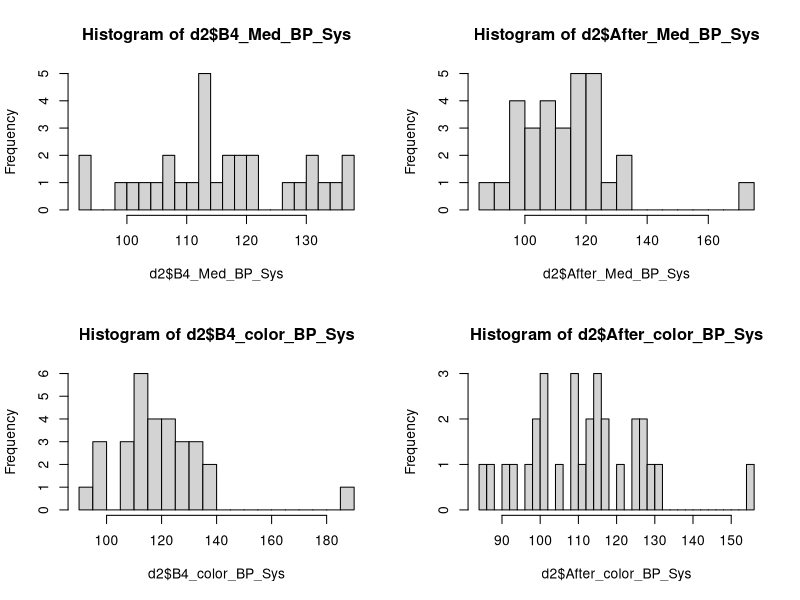
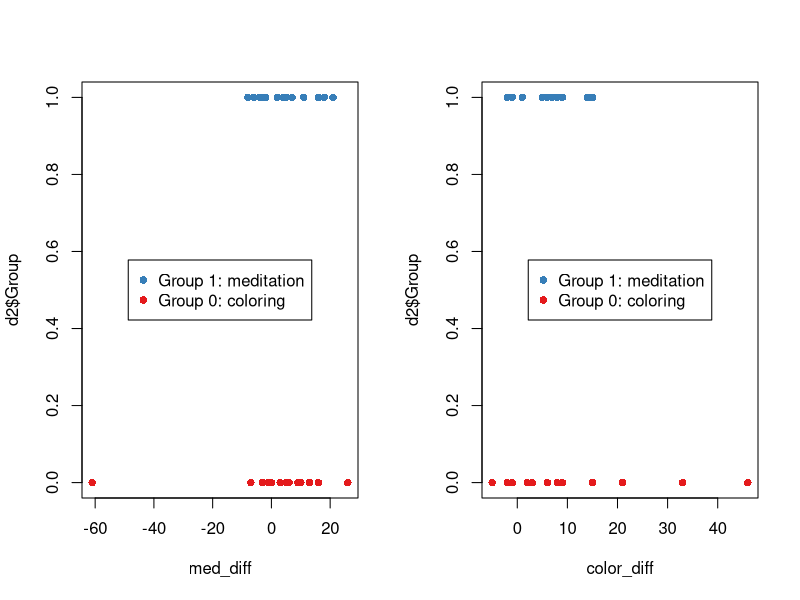
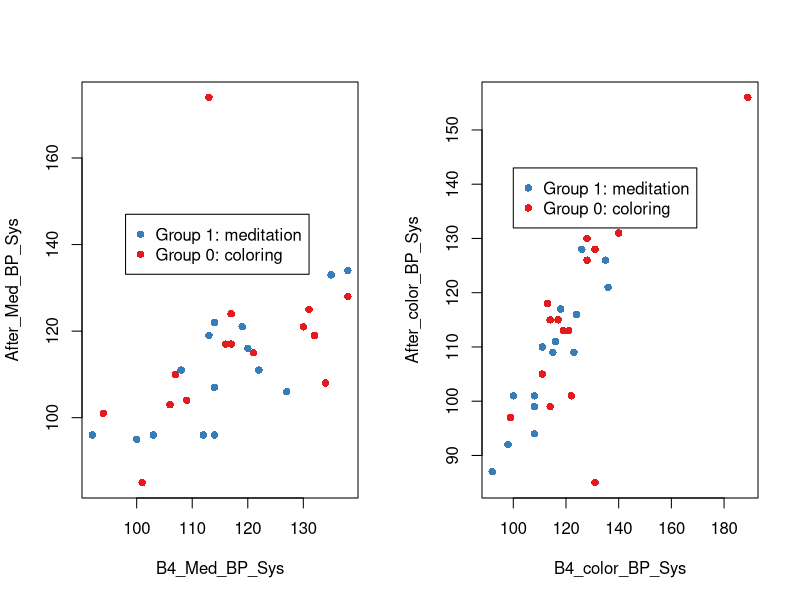

Write R code to recreate these figures, in order.
## ---- chunk 1
library(data.table)
library(sandwich)
library(lmtest)
## ---- chunk 2
d <- fread("../data/meditation.csv")
# Should be 30 subjects
nrow(d)
str(d)
#d[13]
d <- data.table(d)
# Reverse group number: 1 is meditation first (treatment), 0 is coloring 1st
d2 <- d[ , .(Group = ifelse(Group == 0, 1, 0), 
             Years_practice,
             hours_since_last_caffeinated_drink,
             is_online = ifelse(Online_in_person == 'O', 1, 0),
#             Pre_existing_blood_pressure,
             pre_existing_BP = ifelse(Pre_existing_blood_pressure == 'Low', 1, 
                                      ifelse(Pre_existing_blood_pressure == 'Avg', 1, 2)),
             B4_Med_BP_Sys,
             After_Med_BP_Sys,
             B4_color_BP_Sys,
             After_color_BP_Sys) ]

summary(d2)

#hist(d2$Group)
#hist(d2$is_online, breaks=30)
par(mfrow=c(2,2))
hist(d2$B4_Med_BP_Sys, breaks = 30)
hist(d2$After_Med_BP_Sys, breaks = 30)
hist(d2$B4_color_BP_Sys, breaks = 30)
hist(d2$After_color_BP_Sys, breaks = 30)

library(RColorBrewer)
#display.brewer.all()
cols<-brewer.pal(n=3,name="Set1")
# Note: Group 0 is treatment group!
cols_t1<-cols[d2$Group+1]
med_diff <- d2$B4_Med_BP_Sys - d2$After_Med_BP_Sys
color_diff <-  d2$B4_color_BP_Sys - d2$After_color_BP_Sys
par(mfrow =c(1,2))
plot(d2$Group ~ med_diff , col=cols_t1, pch=16)
legend("center",legend=c("Group 1: meditation", "Group 0: coloring"), col=cols_t1, pch=16)
plot(d2$Group ~ color_diff , col=cols_t1, pch=16)
legend("center",legend=c("Group 1: meditation", "Group 0: coloring"), col=cols_t1, pch=16)

# Plot b4 vs after meditation for 2 groups
plot(After_Med_BP_Sys ~ B4_Med_BP_Sys, data=d2 , col=cols_t1, pch=16)
legend(x=98,y=147, legend=c("Group 1: meditation", "Group 0: coloring"), col=cols_t1, pch=16, xpd=TRUE)

# Plot b4 vs after coloring for 2 groups
plot(After_color_BP_Sys ~ B4_color_BP_Sys, data=d2 , col=cols_t1, pch=16)
legend(x=100,y=143, legend=c("Group 1: meditation", "Group 0: coloring"), col=cols_t1, pch=16, xpd=TRUE)

## ---- chunk 3
# On meditation variables & group interaction
m1 <- lm(After_Med_BP_Sys ~ pre_existing_BP + Years_practice + hours_since_last_caffeinated_drink + B4_Med_BP_Sys + Group + B4_Med_BP_Sys * Group, data=d2)
coeftest(m1, vcovHC(m1))
# On coloring variables & group interaction
m2 <- lm(After_color_BP_Sys ~ pre_existing_BP + Years_practice + hours_since_last_caffeinated_drink + B4_color_BP_Sys + Group + B4_color_BP_Sys * Group, data=d2)
coeftest(m2, vcovHC(m2))
